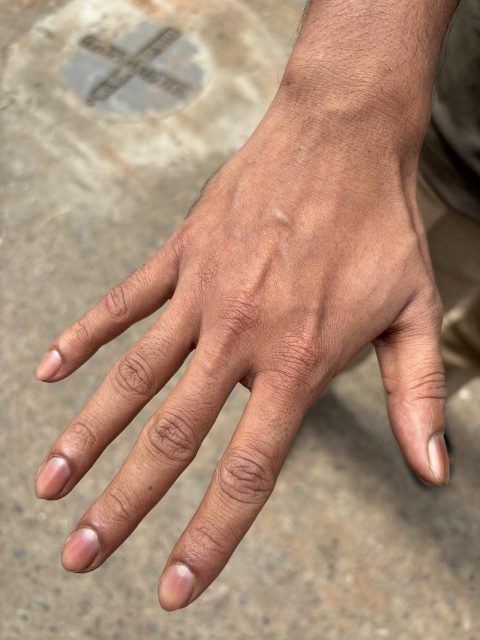
#> input picture dataset_raw/dataset/IMG-20260904-WA0011.jpg, 960 x 1280 px (shown at 1/2 size)
$ python -i preprocessing.py   (imports and definitions only)
#> lines starting #> are read from the running program, lines starting #| are printed output that depends on the picture
#> further down, picture is the input picture: shape (1280, 960, 3); mean B, G, R 117.2, 138.4, 169.7
"""Preprocessing: lighting normalization and resizing.

Limitations (documented per project requirements): white balance and CLAHE
reduce, but do not eliminate, the effect of lighting on perceived skin
color. Strongly colored ambient light (e.g. sodium-vapor streetlight,
heavy color-cast indoor bulbs) can still shift results, and this step
cannot recover detail lost to severe over/under-exposure.
"""

import cv2
import numpy as np


class ExposureWarning(Exception):
    """Raised as a soft warning when an image is likely too dark or
    overexposed for a reliable reading. Callers may choose to surface this
    to the user without necessarily blocking the prediction."""

    pass


def check_exposure(img_bgr: np.ndarray, dark_thresh: float = 40, bright_thresh: float = 235) -> str | None:
    """Returns a user-facing warning string if the image looks too dark or
    overexposed, else None."""
    gray = cv2.cvtColor(img_bgr, cv2.COLOR_BGR2GRAY)
    mean_brightness = float(gray.mean())

    if mean_brightness < dark_thresh or mean_brightness > bright_thresh:
        return (
            "Lighting conditions may affect the accuracy of the result. "
            "For best results, use natural, evenly distributed lighting."
        )
    return None


def gray_world_white_balance(img_bgr: np.ndarray) -> np.ndarray:
    """Simple gray-world assumption white balance: scales each channel so
    its mean matches the overall gray mean. Fast and has no external
    dependencies, at the cost of being less robust than learned white
    balance methods."""
    img = img_bgr.astype(np.float32)
    b, g, r = cv2.split(img)
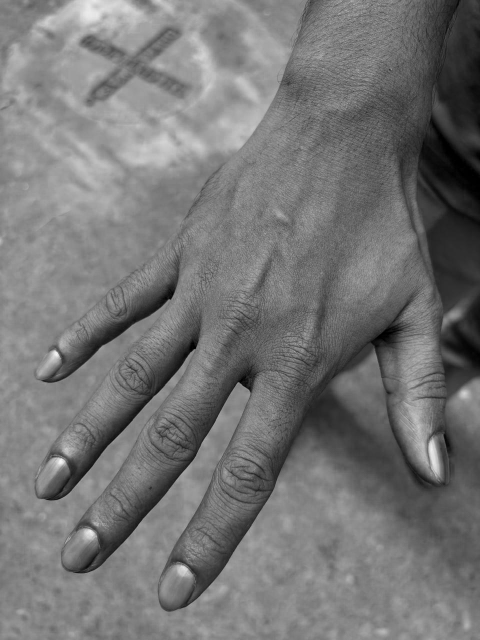
#> b: shape (1280, 960) float32 (shown at 1/2 size); min 0, max 250, mean 117.2
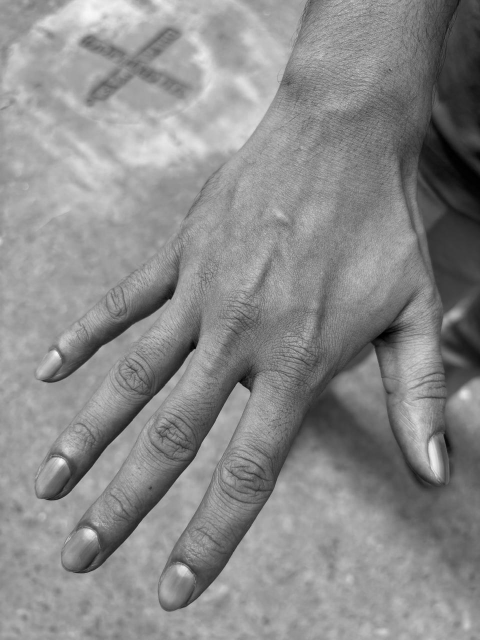
#> g: shape (1280, 960) float32 (shown at 1/2 size); min 0, max 251, mean 138.4
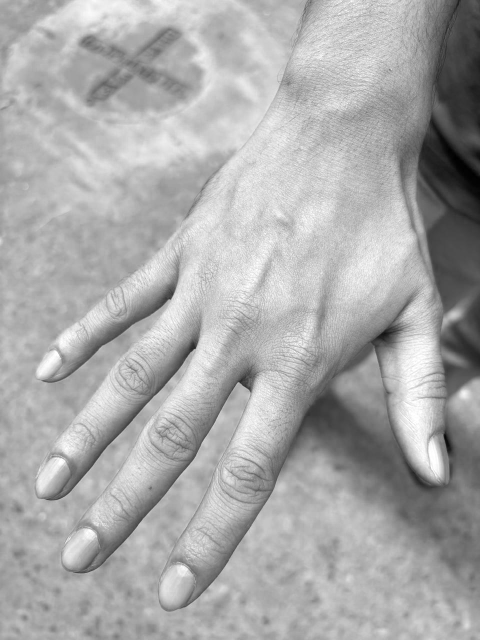
#> r: shape (1280, 960) float32 (shown at 1/2 size); min 0, max 255, mean 169.7
    mean_b, mean_g, mean_r = b.mean(), g.mean(), r.mean()
#> mean_b = 117.2; mean_g = 138.4; mean_r = 169.7
    mean_gray = (mean_b + mean_g + mean_r) / 3.0
#> mean_gray = 141.8

    b = np.clip(b * (mean_gray / (mean_b + 1e-6)), 0, 255)
    g = np.clip(g * (mean_gray / (mean_g + 1e-6)), 0, 255)
    r = np.clip(r * (mean_gray / (mean_r + 1e-6)), 0, 255)
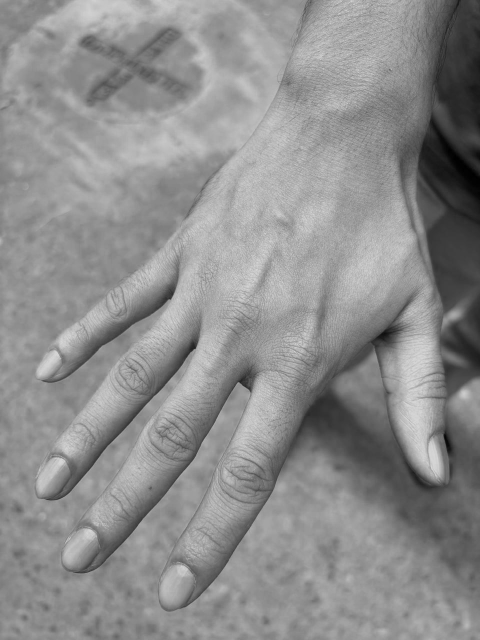
#> r: shape (1280, 960) float32 (shown at 1/2 size); min 0, max 213.1, mean 141.8

    return cv2.merge([b, g, r]).astype(np.uint8)


def apply_clahe(img_bgr: np.ndarray, clip_limit: float = 2.0) -> np.ndarray:
    """Applies CLAHE (contrast-limited adaptive histogram equalization) to
    the L channel in Lab space, to reduce the effect of uneven exposure
    without distorting color."""
#> called with clip_limit = 2
    lab = cv2.cvtColor(img_bgr, cv2.COLOR_BGR2LAB)
#> lab: shape (1280, 960, 3); mean of channels 0, 1, 2 149.1, 128.5, 128.4
    l_channel, a_channel, b_channel = cv2.split(lab)
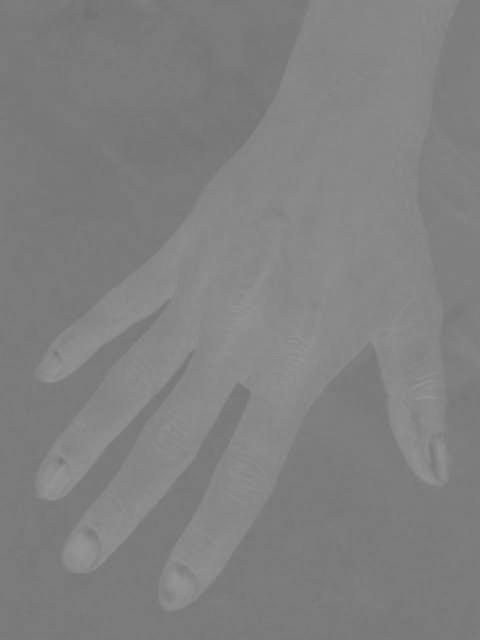
#> a_channel: shape (1280, 960) (shown at 1/2 size); min 114, max 152, mean 128.5
    clahe = cv2.createCLAHE(clipLimit=clip_limit, tileGridSize=(8, 8))
    l_channel = clahe.apply(l_channel)
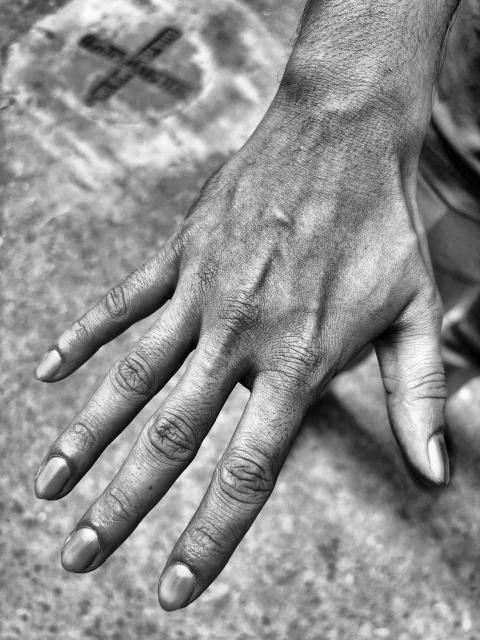
#> l_channel: shape (1280, 960) (shown at 1/2 size); min 1, max 253, mean 142.4
    lab = cv2.merge([l_channel, a_channel, b_channel])
#> lab: shape (1280, 960, 3); mean of channels 0, 1, 2 142.4, 128.5, 128.4
    return cv2.cvtColor(lab, cv2.COLOR_LAB2BGR)
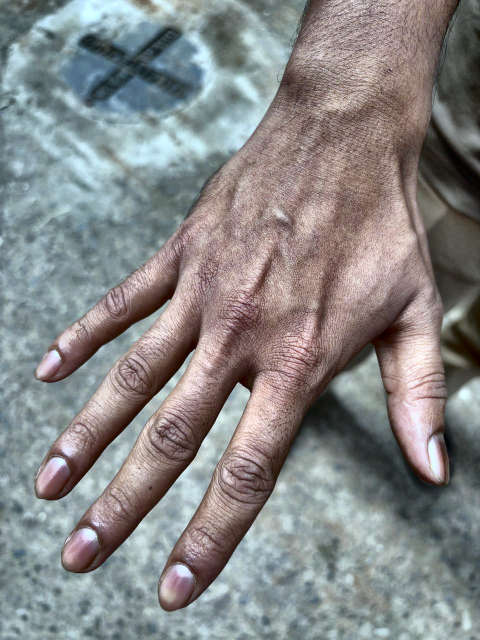
#> returned value: shape (1280, 960, 3) (shown at 1/2 size); mean B, G, R 135.1, 135.1, 135


def normalize_lighting(img_bgr: np.ndarray) -> np.ndarray:
    balanced = gray_world_white_balance(img_bgr)
    normalized = apply_clahe(balanced)
    return normalized


def resize_max_dim(img_bgr: np.ndarray, max_dim: int = 1024) -> np.ndarray:
    """Resize so the longer side is at most max_dim, preserving aspect
    ratio, to keep processing time and memory bounded."""
    h, w = img_bgr.shape[:2]
    scale = min(1.0, max_dim / max(h, w))
    if scale < 1.0:
        img_bgr = cv2.resize(img_bgr, (int(w * scale), int(h * scale)), interpolation=cv2.INTER_AREA)
    return img_bgr

>>> import cv2
>>> picture = cv2.imread('../../../dataset_raw/dataset/IMG-20260904-WA0011.jpg')
>>> result = normalize_lighting(picture)

$ run again, on dataset_raw/dataset/IMG-20260904-WA0012.jpg
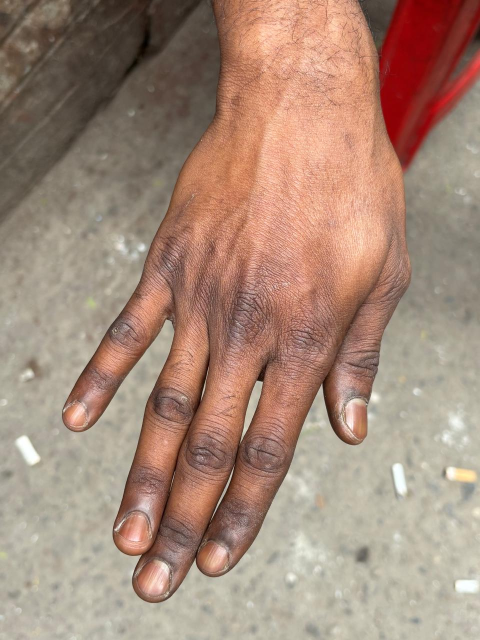
#> input picture dataset_raw/dataset/IMG-20260904-WA0012.jpg, 960 x 1280 px (shown at 1/2 size)
#> picture is the input picture: shape (1280, 960, 3); mean B, G, R 121.1, 137.9, 166
#> in gray_world_white_balance, `b, g, r = cv2.split(img)`:
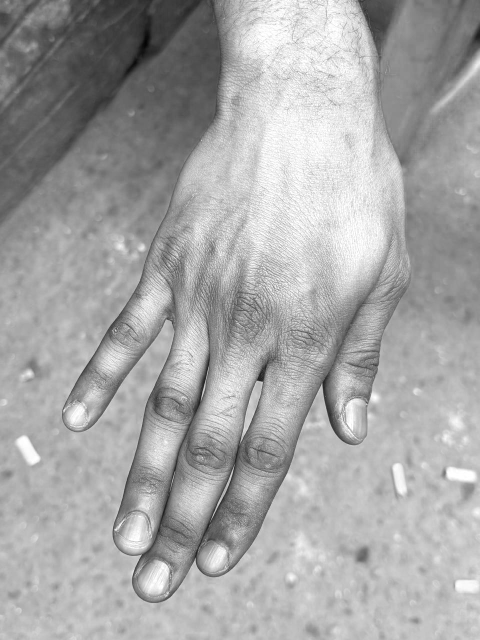
#> r: shape (1280, 960) float32 (shown at 1/2 size); min 1, max 255, mean 166
#> mean_b = 121.1; mean_g = 137.9; mean_r = 166
#> mean_gray = 141.7
#> in apply_clahe, `return cv2.cvtColor(lab, cv2.COLOR_LAB2BGR)`:
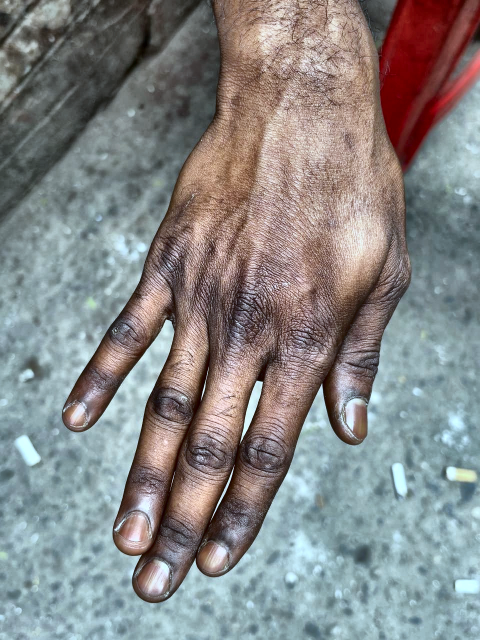
#> returned value: shape (1280, 960, 3) (shown at 1/2 size); mean B, G, R 134.9, 135.1, 134.7

$ run again, on dataset_raw/dataset/IMG-20260904-WA0013.jpg
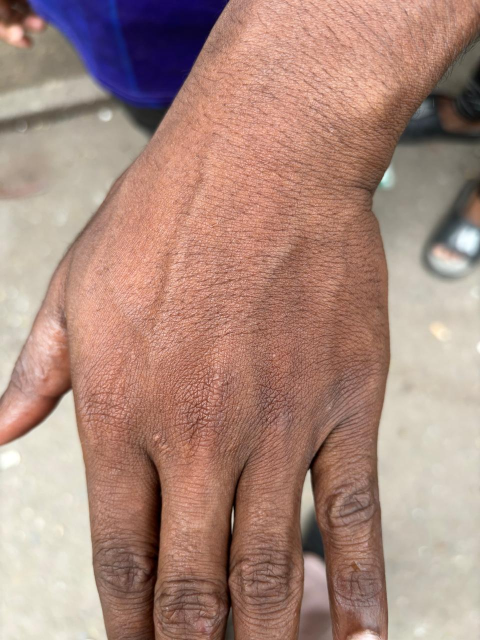
#> input picture dataset_raw/dataset/IMG-20260904-WA0013.jpg, 960 x 1280 px (shown at 1/2 size)
#> picture is the input picture: shape (1280, 960, 3); mean B, G, R 125.6, 137.7, 171.2
#> in gray_world_white_balance, `b, g, r = cv2.split(img)`:
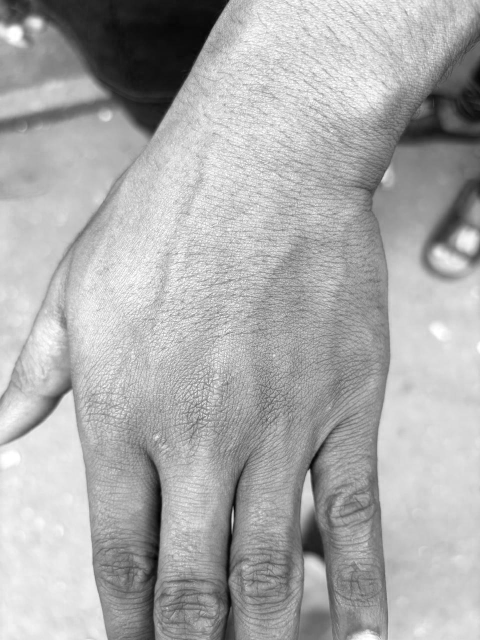
#> r: shape (1280, 960) float32 (shown at 1/2 size); min 0, max 255, mean 171.2
#> mean_b = 125.6; mean_g = 137.7; mean_r = 171.2
#> mean_gray = 144.8
#> in apply_clahe, `return cv2.cvtColor(lab, cv2.COLOR_LAB2BGR)`:
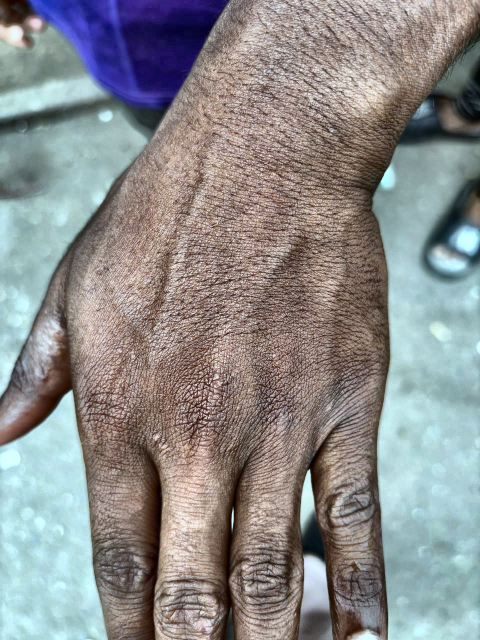
#> returned value: shape (1280, 960, 3) (shown at 1/2 size); mean B, G, R 140, 140, 140

$ run again, on dataset_raw/dataset/IMG-20260904-WA0014.jpg
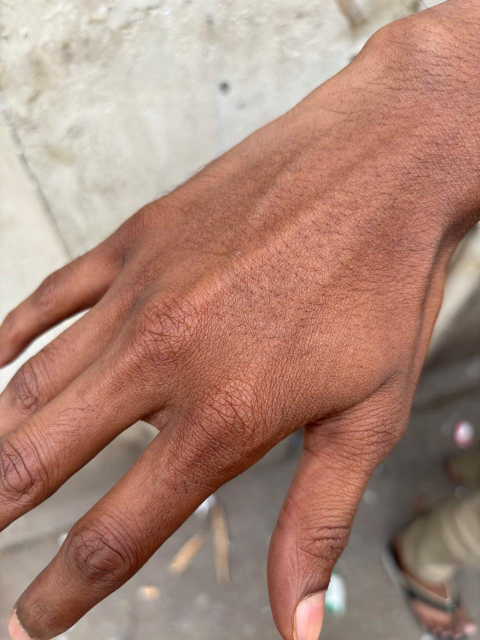
#> input picture dataset_raw/dataset/IMG-20260904-WA0014.jpg, 960 x 1280 px (shown at 1/2 size)
#> picture is the input picture: shape (1280, 960, 3); mean B, G, R 120.3, 135, 172
#> mean_b = 120.3; mean_g = 135; mean_r = 172
#> mean_gray = 142.4
#> in apply_clahe, `return cv2.cvtColor(lab, cv2.COLOR_LAB2BGR)`:
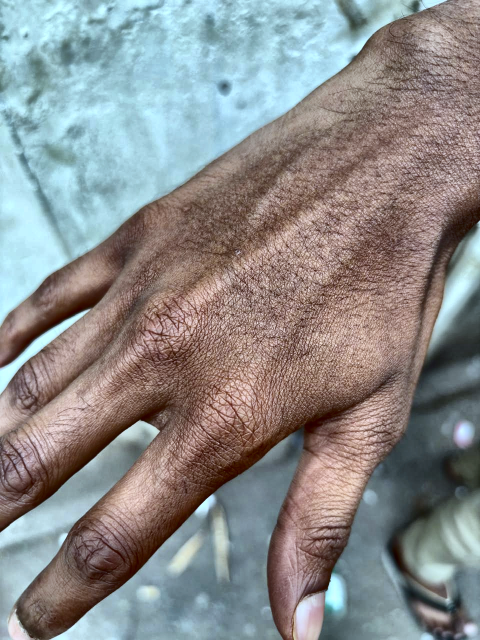
#> returned value: shape (1280, 960, 3) (shown at 1/2 size); mean B, G, R 139.1, 139.3, 139.2
